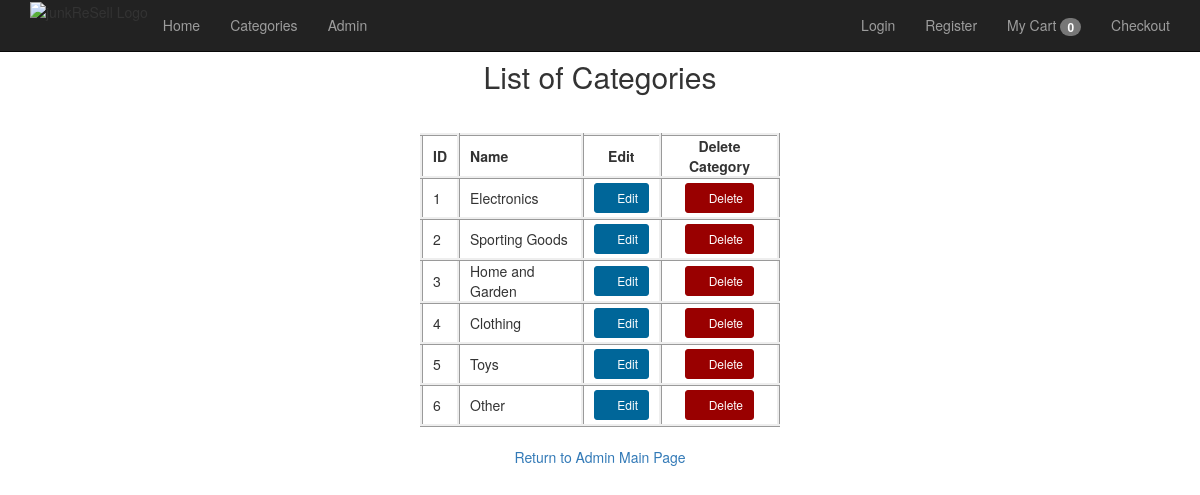
Page /admin/viewcategories.php on the committed database.
### tables this page shows
CREATE TABLE `category` (
  `categoryID` int(11) NOT NULL,
  `categoryName` varchar(255) NOT NULL
);

### util/main.php (called while the page is built)
<?php
$uri = filter_input(INPUT_SERVER, 'REQUEST_URI', FILTER_SANITIZE_STRING);
$dirs = explode('/', $uri);
$app_path = '/' . $dirs[1] . '/';
?>

### cart/cart.php (called while the page is built, shortened)
<?php
class Cart{
    protected $cartContents = array();
    public function __construct(){
      $this->cartContents = !empty($_SESSION['cartContents'])?$_SESSION['cartContents']:NULL;
      if($this->cartContents === null){
        $this->cartContents = array('cartTotal' => 0, 'totalItems' => 0);
      }
    }
     public function totalItems(){
       return $this->cartContents['totalItems'];
     }
}

### admin/viewcategories.php (the view, shortened to what this page needs)
<?php
    global $db;
    $queryAdmins = "SELECT *
                     FROM category
                     ORDER by categoryID";
    $result = $db->prepare($queryAdmins);
    $result->execute();
    $categories = $result->fetchAll();
?>
<?php require_once('../util/main.php'); ?>
<?php include '../view/header.php'; ?>
	<h2 align="center">List of Categories</h2><br>
	<table align="center">
	<tbody>
		<tr>
		<td style="font-weight: bold;">ID</td>
		<td style="font-weight: bold;">Name</td>
		<td style="font-weight: bold;" align="center">Edit</td>
		<td style="font-weight: bold;" align="center">Delete Category</td>
		</tr>
		<?php foreach ($categories as $category) : ?>
			<tr>
			<td><?php echo $category['categoryID']; ?></td>
			<td><?php echo $category['categoryName']; ?></td>
			<td align="center" style="padding-top: 4px; padding-bottom: 4px;">
				<a href="editcategory.php?id=<?php echo $category['categoryID']; ?>" class="btn btn-default btn-sm"
					style="background-color:#006699; color:white; border-color:#006699">
          		<span class="glyphicon glyphicon-edit"></span> Edit</a></td>
			<td align="center" style="padding-top: 4px; padding-bottom: 4px;">
				<a href="deletecategory.php?id=<?php echo $category['categoryID']; ?>" class="btn btn-default btn-sm"
					style="background-color:#990000; color:white; border-color:#990000">
          		<span class="glyphicon glyphicon-trash"></span> Delete</a></td>
			</tr>
		<?php endforeach; ?></p>
	</tbody>
	</table>
	<br><p align="center"><a href="index.php">Return to Admin Main Page</a></p>
</body>
</html>

### view/header.php (shortened to what this page needs)
<?php
$activePage = dirname($_SERVER['PHP_SELF']) . "/" . basename($_SERVER['PHP_SELF'], ".php");
?>
<!DOCTYPE html>
<html>
  <head>
    <link rel="stylesheet" type="text/css"
          href="<?php echo $app_path ?>assets/bootstrap/css/bootstrap.min.css">
    <link rel="stylesheet" type="text/css"
                href="<?php echo $app_path ?>assets/css/main.css">
  </head>
  <body>
      <header>
        <nav class="navbar navbar-inverse navbar-fixed-top">
          <div class="container">
            <ul class="nav navbar-nav">
              <?php
                if (isset($_SESSION['user'])) :
              ?>
              <li>
                <img src="<?php echo $app_path ?>/assets/logo.png" alt="junkReSell Logo" width="100px" align="middle">
              </li>
              <li class="<?= ($activePage == '/junkReSell/index') ? 'active':'';?>">
                <a href="<?php echo $app_path ?>index.php">Home</a>
              </li>
              <li class="<?= ($activePage == '/junkReSell//category/categories') ? 'active':'';?>">
                <a href="<?php echo $app_path ?>/category/categories.php">Categories</a>
              </li>
              <?php else: ?>
              <li>
                <img src="<?php echo $app_path ?>/assets/logo.png" alt="junkReSell Logo" width="100px" align="middle">
              </li>
              <li class="<?= ($activePage == '/junkReSell/index') ? 'active':'';?>">
                <a href="<?php echo $app_path ?>index.php">Home</a>
              </li>
              <li class="<?= ($activePage == '/junkReSell//category/categories') ? 'active':'';?>">
                <a href="<?php echo $app_path ?>/category/categories.php">Categories</a>
              </li>
              <li class="<?= ($activePage == '/junkReSell//admin/adminlogin') ? 'active':'';?>">
                <a href="<?php echo $app_path ?>/admin/adminlogin.php">Admin</a>
              </li>
              <?php endif; ?>
            </ul>
            <ul class="nav navbar-nav navbar-right">
              <?php
                if (isset($_SESSION['user'])) :
              ?>
                <li class="<?= ($activePage == '/junkReSell/account/index') ? 'active':'';?>">
                  <?php $user = $_SESSION['firstname'] ?>
                  <a href="<?php echo $app_path ?>account/index.php">Hi, <?php echo $user ?></a>
                </li>
                <li><a href="<?php echo $app_path ?>account/logout.php">Logout</a></li>
              <?php else: ?>
                <li class="<?= ($activePage == '/junkReSell/account/login') ? 'active':'';?>">
                  <a href="<?php echo $app_path ?>./account/login.php">Login</a>
                </li>
                <li class="<?= ($activePage == '/junkReSell/account/register') ? 'active':'';?>">
                  <a href="<?php echo $app_path ?>account/register.php">Register</a>
                </li>
              <?php endif; ?>
                <li class="<?= ($activePage == '/junkReSell/cart/viewCart') ? 'active':'';?>">
                  <a href="<?php echo $app_path ?>cart/viewCart.php">
                    <?php
                      include($_SERVER['DOCUMENT_ROOT'].'/junkReSell/cart/cart.php');
                       $cart = new Cart;
                       $cartNumOfItems = $cart->totalItems();
                    ?>
                    My Cart <span class="badge" id="comparison-count"><?php echo $cartNumOfItems ?></span>
                    </a>
                </li>
                <li class="<?= ($activePage == '/junkReSell/cart/checkout') ? 'active':'';?>">
                  <a href="<?php echo $app_path ?>cart/checkout.php">Checkout</a>
                </li>
            </ul>
         </div>
        </nav>
      </header>

### view/header.php (style rules this page uses)
body { padding-top: 40px; }

### admin/viewcategories.php (style rules this page uses)
td { border-style: inset; padding-left: 10px; padding-right: 10px; }
table { width:30%; }

### rows in the picture
category: categoryID "1", categoryName "Electronics"
category: categoryID "2", categoryName "Sporting Goods"
category: categoryID "3", categoryName "Home and Garden"
category: categoryID "4", categoryName "Clothing"
category: categoryID "5", categoryName "Toys"
category: categoryID "6", categoryName "Other"

### other values in the picture
$cartNumOfItems "0"
